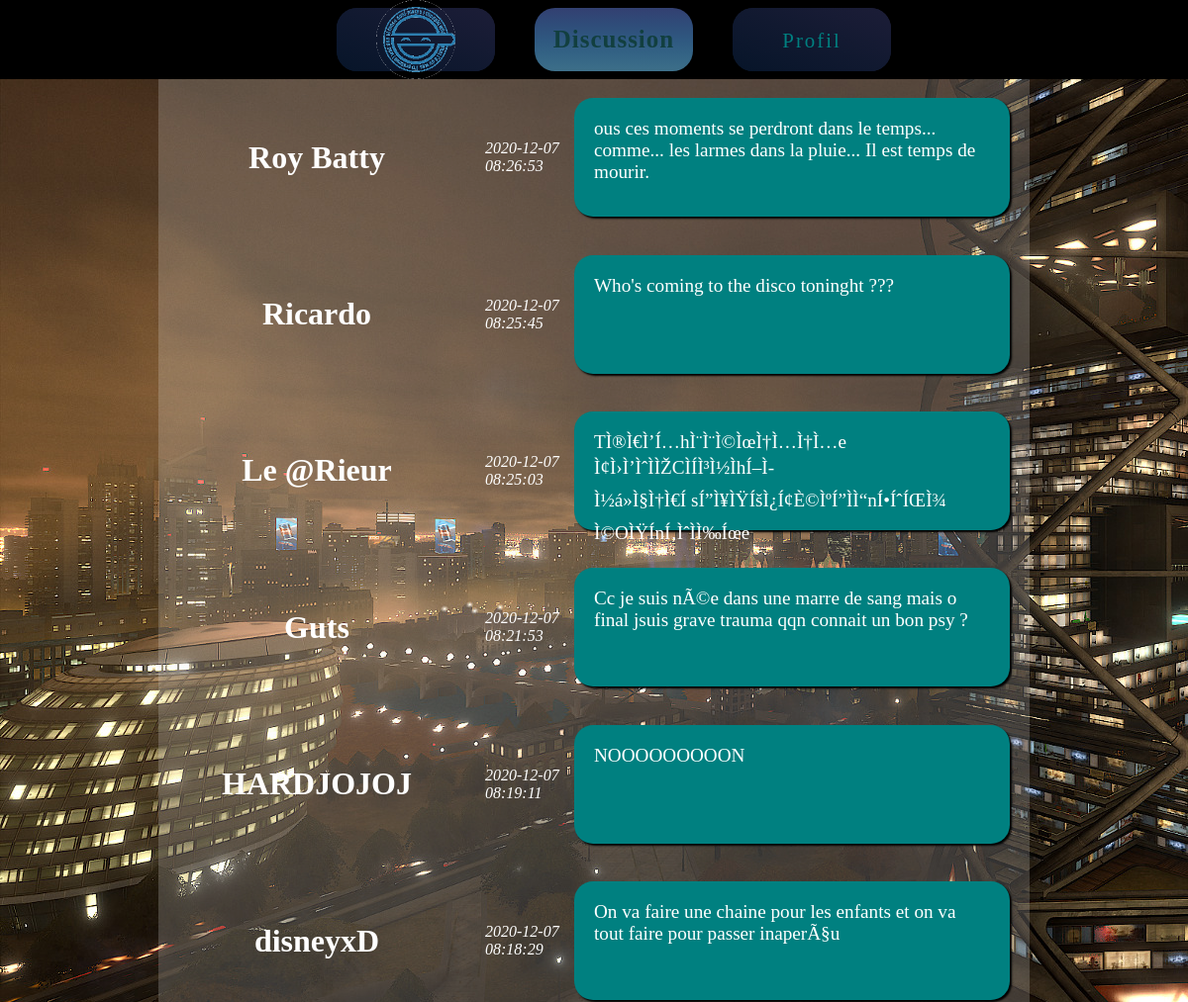
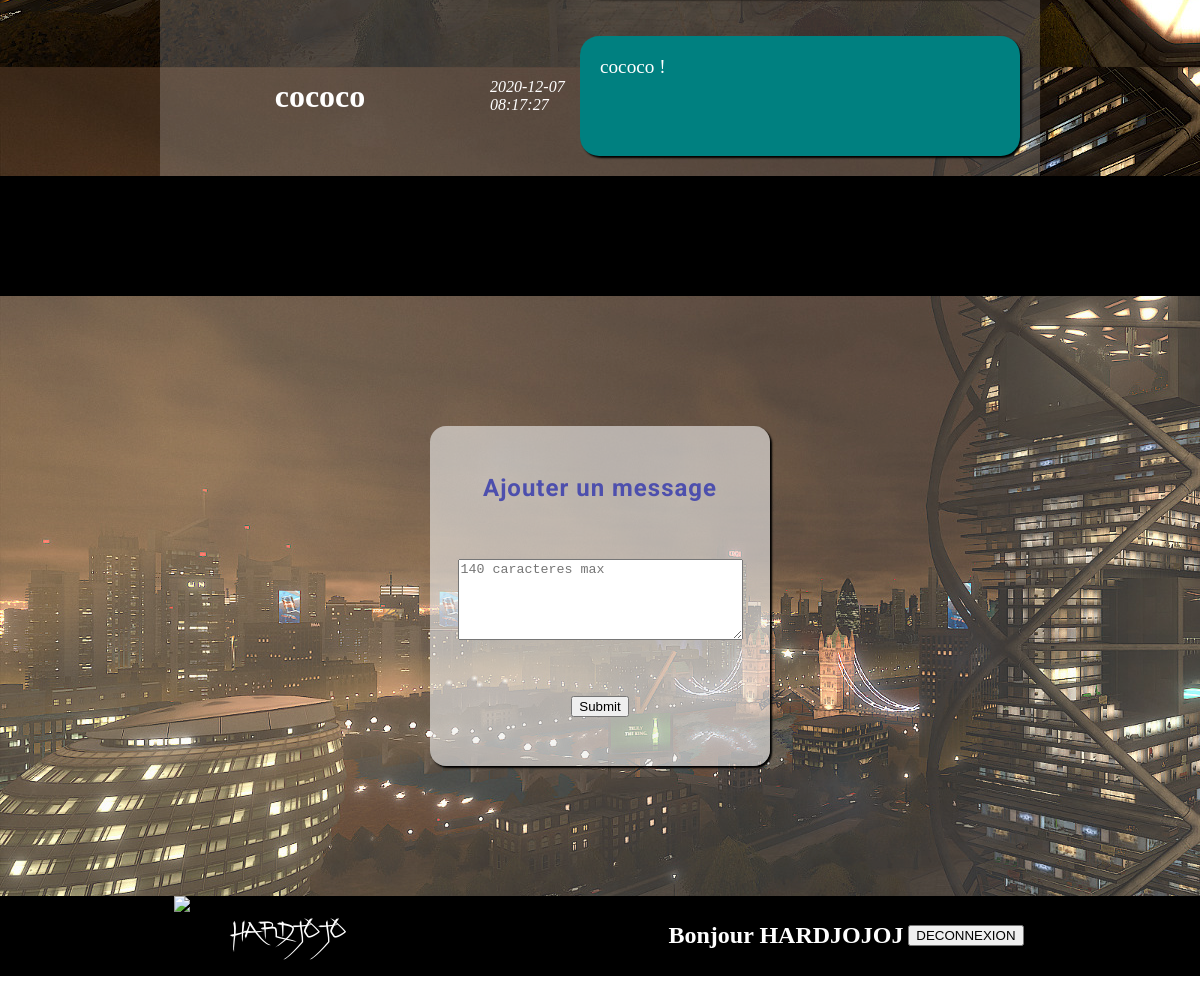
Page /pages/discussion.php (signed in) on the committed database (2 pictures, top to bottom).
### tables this page shows
CREATE TABLE IF NOT EXISTS `messages` (
  `id` int(11) NOT NULL AUTO_INCREMENT,
  `messages` varchar(140) NOT NULL,
  `id_utilisateur` int(11) NOT NULL,
  `date` datetime NOT NULL,
  PRIMARY KEY (`id`)
);

CREATE TABLE IF NOT EXISTS `utilisateurs` (
  `id` int(11) NOT NULL AUTO_INCREMENT,
  `login` varchar(255) NOT NULL,
  `password` varchar(255) NOT NULL,
  PRIMARY KEY (`id`)
);

### require/php_/function.php (the view, shortened to what this page needs)
<?php
function discussion_display ($bdd){
$sql_recuperation = "SELECT u.login, m.date, m.messages FROM utilisateurs AS u
INNER JOIN messages AS m WHERE m.id_utilisateur = u.id ORDER BY m.date DESC";
$sql_result = mysqli_query($bdd ,$sql_recuperation);
while($messages_display = mysqli_fetch_assoc($sql_result)){
    echo "<section class='element_messages'><p class='p_pseudo'>". htmlspecialchars($messages_display['login']). "</p>
    <p class='p_date'>" . htmlspecialchars($messages_display['date']). "</p>
    <p class='p_messages'>" . htmlspecialchars($messages_display['messages']) . "</p></section>";
}
}
    ?>

### css/header.css (style rules this page uses)
body { margin:0; }

### css/discussion.css (style rules this page uses)
.p_pseudo { font-size: 2em; font-weight: bold; width:40vh; text-align: center; }
.p_date { font-size: 1em; font-style: italic; width:10vh; padding-right: 10px; padding-left:10px; display: flex; align-items: center; }
.p_messages { background-color: teal; border-radius: 1em; font-size: 1.2em; padding:20px; box-shadow: 2px 2px 2px black; width:50vh; height:10vh; overflow-wrap: break-word; }
.element_messages { width:110vh; color:white; display: flex; align-items: center; background-color: rgba(240,240,240,0.2); }

### rows in the picture
messages: id_utilisateur.login "Roy Batty", date "2020-12-07 08:26:53", messages "ous ces moments se perdront dans le temps... comme... les larmes dans la pluie... Il est temps de mourir."
messages: id_utilisateur.login "Ricardo", date "2020-12-07 08:25:45", messages "Who's coming to the disco toninght ???"
messages: id_utilisateur.login "Le @Rieur", date "2020-12-07 08:25:03", messages "TÌ®Ì€Ì’Í…hÌ¨Ì¨Ì©ÌœÌ†Ì…Ì†Ì…e Ì¢Ì›Ì’ÌˆÌÌŽCÌÍÌ³Ì½ÌhÍ–Ì­Ì½á»Ì§Ì†Ì€Í sÍ”Ì¥ÌŸÍšÌ¿Í¢È©ÌºÍ”ÌÌ“nÍ•ÍˆÍŒÌ¾ Ì©OÌŸÍnÍ‚ÌˆÌÌ‰Íœe"
messages: id_utilisateur.login "Guts", date "2020-12-07 08:21:53", messages "Cc je suis nÃ©e dans une marre de sang mais o final jsuis grave trauma qqn connait un bon psy ?"
messages: id_utilisateur.login "HARDJOJOJ", date "2020-12-07 08:19:11", messages "NOOOOOOOOON"
messages: id_utilisateur.login "disneyxD", date "2020-12-07 08:18:29", messages "On va faire une chaine pour les enfants et on va tout faire pour passer inaperÃ§u"
messages: id_utilisateur.login "cococo", date "2020-12-07 08:17:27", messages "cococo !"

### other values in the picture
$utilisateur['login'] "HARDJOJOJ"
